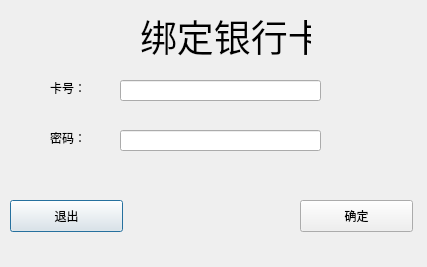
<?xml version="1.0" encoding="UTF-8"?>
<ui version="4.0">
 <class>BindingCardDialog</class>
 <widget class="QDialog" name="BindingCardDialog">
  <property name="geometry">
   <rect>
    <x>0</x>
    <y>0</y>
    <width>427</width>
    <height>267</height>
   </rect>
  </property>
  <property name="windowTitle">
   <string>Dialog</string>
  </property>
  <widget class="QLabel" name="label">
   <property name="geometry">
    <rect>
     <x>140</x>
     <y>0</y>
     <width>171</width>
     <height>71</height>
    </rect>
   </property>
   <property name="font">
    <font>
     <pointsize>28</pointsize>
    </font>
   </property>
   <property name="text">
    <string>绑定银行卡</string>
   </property>
  </widget>
  <widget class="QLabel" name="label_2">
   <property name="geometry">
    <rect>
     <x>50</x>
     <y>80</y>
     <width>60</width>
     <height>16</height>
    </rect>
   </property>
   <property name="text">
    <string>卡号：</string>
   </property>
  </widget>
  <widget class="QLineEdit" name="lineEdit_2">
   <property name="geometry">
    <rect>
     <x>120</x>
     <y>130</y>
     <width>201</width>
     <height>21</height>
    </rect>
   </property>
  </widget>
  <widget class="QPushButton" name="pushButton_1">
   <property name="geometry">
    <rect>
     <x>10</x>
     <y>200</y>
     <width>113</width>
     <height>32</height>
    </rect>
   </property>
   <property name="cursor">
    <cursorShape>PointingHandCursor</cursorShape>
   </property>
   <property name="text">
    <string>退出</string>
   </property>
  </widget>
  <widget class="QPushButton" name="pushButton_2">
   <property name="geometry">
    <rect>
     <x>300</x>
     <y>200</y>
     <width>113</width>
     <height>32</height>
    </rect>
   </property>
   <property name="cursor">
    <cursorShape>PointingHandCursor</cursorShape>
   </property>
   <property name="text">
    <string>确定</string>
   </property>
  </widget>
  <widget class="QLineEdit" name="lineEdit">
   <property name="geometry">
    <rect>
     <x>120</x>
     <y>80</y>
     <width>201</width>
     <height>21</height>
    </rect>
   </property>
  </widget>
  <widget class="QLabel" name="label_3">
   <property name="geometry">
    <rect>
     <x>50</x>
     <y>130</y>
     <width>60</width>
     <height>16</height>
    </rect>
   </property>
   <property name="text">
    <string>密码：</string>
   </property>
  </widget>
 </widget>
 <resources/>
 <connections/>
</ui>
